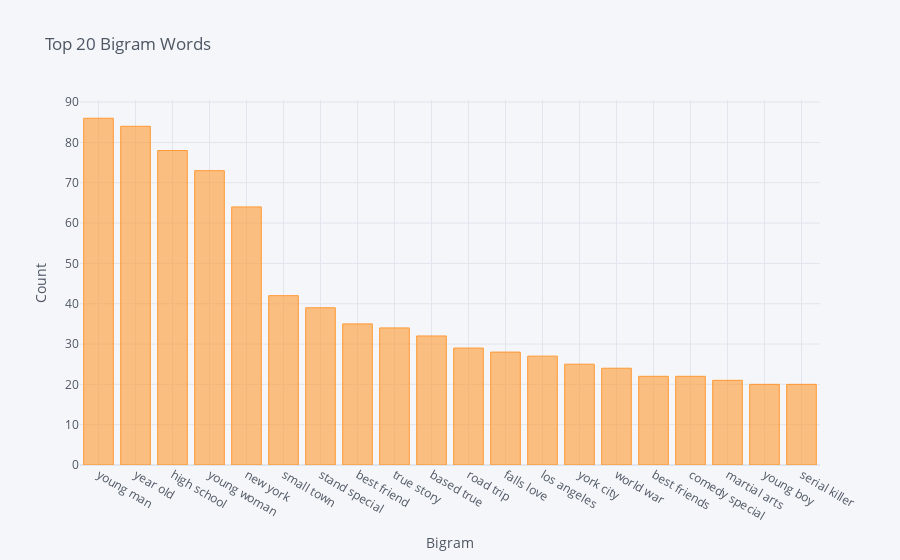

The notebook cell this image was saved under:
### Code cell
df2 = pd.DataFrame(words_2,columns =['Bigram','Frequency'])
df2 = df2.set_index('Bigram')
df2.iplot(kind ='bar',xTitle = 'Bigram',yTitle='Count',title = 'Top 20 Bigram Words')

### Figure 1 — Plotly figure (JSON) as saved in the notebook; plotly's stock layout.template omitted (floating-point values rounded to 4 significant figures)
{"data": [{"marker": {"color": "rgba(255, 153, 51, 0.6)", "line": {"color": "rgba(255, 153, 51, 1.0)", "width": 1}}, "name": "Frequency", "orientation": "v", "text": "", "type": "bar", "x": ["young man", "year old", "high school", "young woman", "new york", "small town", "stand special", "best friend", "true story", "based true", "road trip", "falls love", "los angeles", "york city", "world war", "best friends", "comedy special", "martial arts", "young boy", "serial killer"], "y": [86, 84, 78, 73, 64, 42, 39, 35, 34, 32, 29, 28, 27, 25, 24, 22, 22, 21, 20, 20]}], "layout": {"legend": {"bgcolor": "#F5F6F9", "font": {"color": "#4D5663"}}, "paper_bgcolor": "#F5F6F9", "plot_bgcolor": "#F5F6F9", "title": {"font": {"color": "#4D5663"}, "text": "Top 20 Bigram Words"}, "xaxis": {"gridcolor": "#E1E5ED", "showgrid": true, "tickfont": {"color": "#4D5663"}, "title": {"font": {"color": "#4D5663"}, "text": "Bigram"}, "zerolinecolor": "#E1E5ED"}, "yaxis": {"gridcolor": "#E1E5ED", "showgrid": true, "tickfont": {"color": "#4D5663"}, "title": {"font": {"color": "#4D5663"}, "text": "Count"}, "zerolinecolor": "#E1E5ED"}}}
